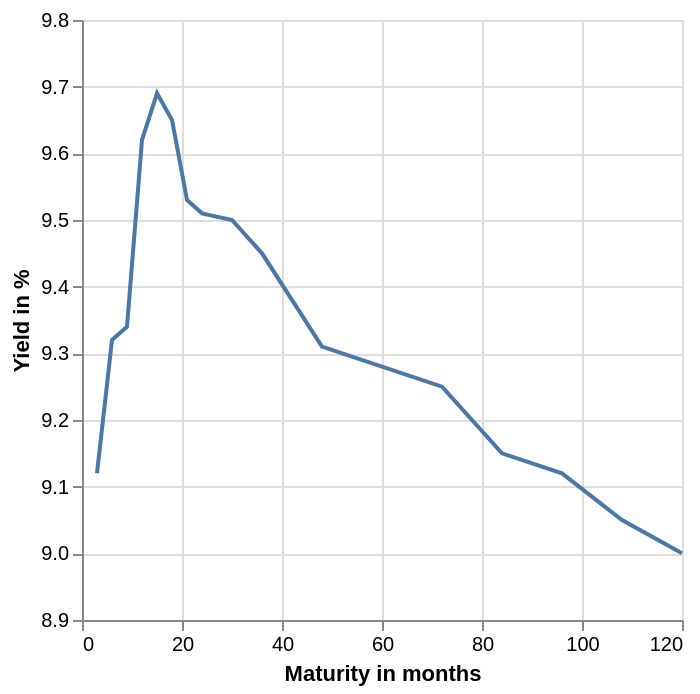

Notebook code for this chart:
### Code cell
alt.Chart(yield_curve.collect()).mark_line().encode(
    x=alt.X('maturity_month',
            title='Maturity in months'),
    y=alt.Y('yield_percentage',
            title='Yield in %',
            scale=alt.Scale(zero=False, padding=10))
)

### Figure 1 — Vega specification as saved in the notebook (floating-point values rounded to 4 significant figures)
{"$schema": "https://vega.github.io/schema/vega/v6.json", "data": [{"name": "source_0", "values": [{"maturity_month": 3.0, "yield_percentage": 9.12}, {"maturity_month": 6.0, "yield_percentage": 9.32}, {"maturity_month": 9.0, "yield_percentage": 9.34}, {"maturity_month": 12.0, "yield_percentage": 9.62}, {"maturity_month": 15.0, "yield_percentage": 9.69}, {"maturity_month": 18.0, "yield_percentage": 9.65}, {"maturity_month": 21.0, "yield_percentage": 9.53}, {"maturity_month": 24.0, "yield_percentage": 9.51}, {"maturity_month": 30.0, "yield_percentage": 9.5}, {"maturity_month": 36.0, "yield_percentage": 9.45}, {"maturity_month": 48.0, "yield_percentage": 9.31}, {"maturity_month": 60.0, "yield_percentage": 9.28}, {"maturity_month": 72.0, "yield_percentage": 9.25}, {"maturity_month": 84.0, "yield_percentage": 9.15}, {"maturity_month": 96.0, "yield_percentage": 9.12}, {"maturity_month": 108.0, "yield_percentage": 9.05}, {"maturity_month": 120.0, "yield_percentage": 9.0}]}, {"name": "source_0_x_domain_maturity_month", "values": [{"min": 3.0, "max": 120.0}]}, {"name": "source_0_y_domain_yield_percentage", "values": [{"min": 9.0, "max": 9.69}]}], "marks": [{"type": "line", "name": "marks", "from": {"data": "source_0"}, "sort": {"field": "x"}, "encode": {"update": {"x": {"field": "maturity_month", "scale": "x"}, "defined": {"signal": "isValid(datum[\"maturity_month\"]) && isFinite(+datum[\"maturity_month\"]) && isValid(datum[\"yield_percentage\"]) && isFinite(+datum[\"yield_percentage\"])"}, "stroke": {"value": "#4c78a8"}, "y": {"field": "yield_percentage", "scale": "y"}}}, "style": ["line"]}], "scales": [{"name": "x", "type": "linear", "domain": [{"signal": "(data(\"source_0_x_domain_maturity_month\")[0] || {}).min"}, {"signal": "(data(\"source_0_x_domain_maturity_month\")[0] || {}).max"}], "range": [0, {"signal": "width"}], "zero": false, "nice": true}, {"name": "y", "type": "linear", "domain": [{"signal": "(data(\"source_0_y_domain_yield_percentage\")[0] || {}).min"}, {"signal": "(data(\"source_0_y_domain_yield_percentage\")[0] || {}).max"}], "range": [{"signal": "height"}, 0], "zero": false, "padding": 10, "nice": true}], "axes": [{"scale": "x", "aria": false, "domain": false, "maxExtent": 0, "gridScale": "y", "tickCount": {"signal": "ceil(width/40)"}, "zindex": 0, "grid": true, "minExtent": 0, "ticks": false, "orient": "bottom", "labels": false}, {"scale": "y", "grid": true, "tickCount": {"signal": "ceil(height/40)"}, "aria": false, "labels": false, "zindex": 0, "orient": "left", "gridScale": "x", "domain": false, "minExtent": 0, "ticks": false, "maxExtent": 0}, {"scale": "x", "labelFlush": true, "zindex": 0, "grid": false, "tickCount": {"signal": "ceil(width/40)"}, "title": "Maturity in months", "labelOverlap": true, "orient": "bottom"}, {"scale": "y", "tickCount": {"signal": "ceil(height/40)"}, "zindex": 0, "title": "Yield in %", "orient": "left", "grid": false, "labelOverlap": true}], "padding": 5, "background": "white", "width": 300, "style": "cell", "height": 300}
